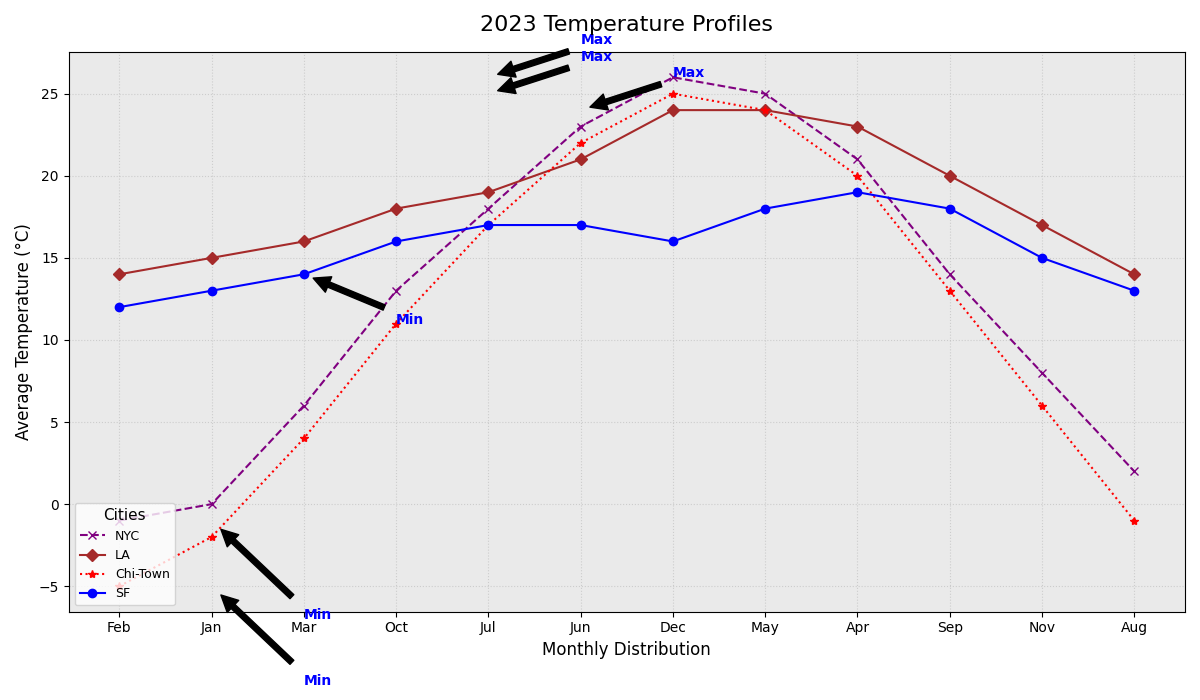

This figure's Python source:
import matplotlib.pyplot as plt
import numpy as np

months = np.array(['Feb', 'Jan', 'Mar', 'Oct', 'Jul', 'Jun', 'Dec', 'May', 'Apr', 'Sep', 'Nov', 'Aug'])
new_york_temps = np.array([-1, 0, 6, 13, 18, 23, 26, 25, 21, 14, 8, 2])
los_angeles_temps = np.array([14, 15, 16, 18, 19, 21, 24, 24, 23, 20, 17, 14])
chicago_temps = np.array([-5, -2, 4, 11, 17, 22, 25, 24, 20, 13, 6, -1])
san_francisco_temps = np.array([12, 13, 14, 16, 17, 17, 16, 18, 19, 18, 15, 13])

fig, ax = plt.subplots(figsize=(12, 7))

ax.plot(months, new_york_temps, marker='x', linestyle='--', color='purple', label='NYC')
ax.plot(months, los_angeles_temps, marker='D', linestyle='-', color='brown', label='LA')
ax.plot(months, chicago_temps, marker='*', linestyle=':', color='red', label='Chi-Town')
ax.plot(months, san_francisco_temps, marker='o', linestyle='-', color='blue', label='SF')

ax.set_title("2023 Temperature Profiles", fontsize=16, fontweight='normal', pad=15)
ax.set_xlabel("Monthly Distribution", fontsize=12)
ax.set_ylabel("Average Temperature (°C)", fontsize=12)

ax.legend(loc='lower left', fontsize=9, title='Cities', title_fontsize='11')

ax.grid(True, linestyle=':', alpha=0.5)
ax.set_facecolor('#eaeaea')

highlight_style = dict(size=10, color='b', weight='bold')
ax.annotate('Max', xy=(4, 26), xytext=(5, 28),
            arrowprops=dict(facecolor='black', shrink=0.1), **highlight_style)
ax.annotate('Min', xy=(1, -1), xytext=(2, -7),
            arrowprops=dict(facecolor='black', shrink=0.1), **highlight_style)
ax.annotate('Max', xy=(5, 24), xytext=(6, 26),
            arrowprops=dict(facecolor='black', shrink=0.1), **highlight_style)
ax.annotate('Min', xy=(2, 14), xytext=(3, 11),
            arrowprops=dict(facecolor='black', shrink=0.1), **highlight_style)
ax.annotate('Max', xy=(4, 25), xytext=(5, 27),
            arrowprops=dict(facecolor='black', shrink=0.1), **highlight_style)
ax.annotate('Min', xy=(1, -5), xytext=(2, -11),
            arrowprops=dict(facecolor='black', shrink=0.1), **highlight_style)

plt.tight_layout()
plt.show()
